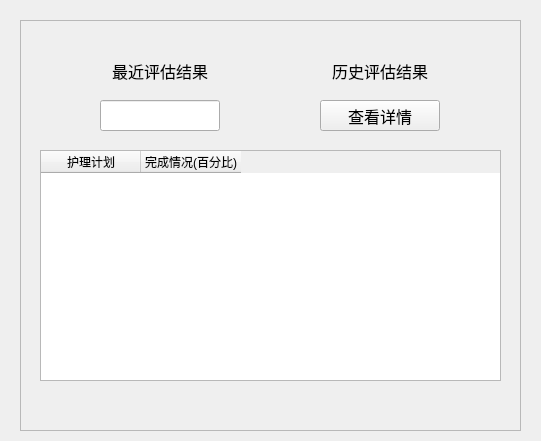
<?xml version="1.0" encoding="UTF-8"?>
<ui version="4.0">
 <class>NursePlans</class>
 <widget class="QWidget" name="NursePlans">
  <property name="geometry">
   <rect>
    <x>0</x>
    <y>0</y>
    <width>541</width>
    <height>441</height>
   </rect>
  </property>
  <property name="windowTitle">
   <string>Form</string>
  </property>
  <widget class="QFrame" name="frame">
   <property name="geometry">
    <rect>
     <x>20</x>
     <y>20</y>
     <width>501</width>
     <height>411</height>
    </rect>
   </property>
   <property name="frameShape">
    <enum>QFrame::StyledPanel</enum>
   </property>
   <property name="frameShadow">
    <enum>QFrame::Raised</enum>
   </property>
   <widget class="QLabel" name="label">
    <property name="geometry">
     <rect>
      <x>80</x>
      <y>30</y>
      <width>120</width>
      <height>41</height>
     </rect>
    </property>
    <property name="font">
     <font>
      <pointsize>12</pointsize>
     </font>
    </property>
    <property name="autoFillBackground">
     <bool>true</bool>
    </property>
    <property name="text">
     <string>最近评估结果</string>
    </property>
    <property name="alignment">
     <set>Qt::AlignCenter</set>
    </property>
   </widget>
   <widget class="QLineEdit" name="lineEdit">
    <property name="geometry">
     <rect>
      <x>80</x>
      <y>80</y>
      <width>120</width>
      <height>31</height>
     </rect>
    </property>
   </widget>
   <widget class="QLabel" name="label_2">
    <property name="geometry">
     <rect>
      <x>300</x>
      <y>30</y>
      <width>120</width>
      <height>41</height>
     </rect>
    </property>
    <property name="font">
     <font>
      <pointsize>12</pointsize>
     </font>
    </property>
    <property name="autoFillBackground">
     <bool>true</bool>
    </property>
    <property name="text">
     <string>历史评估结果</string>
    </property>
    <property name="alignment">
     <set>Qt::AlignCenter</set>
    </property>
   </widget>
   <widget class="QPushButton" name="pushButton">
    <property name="geometry">
     <rect>
      <x>300</x>
      <y>80</y>
      <width>120</width>
      <height>31</height>
     </rect>
    </property>
    <property name="font">
     <font>
      <pointsize>12</pointsize>
     </font>
    </property>
    <property name="text">
     <string>查看详情</string>
    </property>
   </widget>
   <widget class="QTableWidget" name="nursePlan">
    <property name="geometry">
     <rect>
      <x>20</x>
      <y>130</y>
      <width>461</width>
      <height>231</height>
     </rect>
    </property>
    <column>
     <property name="text">
      <string>护理计划</string>
     </property>
     <property name="textAlignment">
      <set>AlignCenter</set>
     </property>
    </column>
    <column>
     <property name="text">
      <string>完成情况(百分比)</string>
     </property>
     <property name="textAlignment">
      <set>AlignCenter</set>
     </property>
    </column>
   </widget>
  </widget>
 </widget>
 <resources/>
 <connections/>
</ui>
